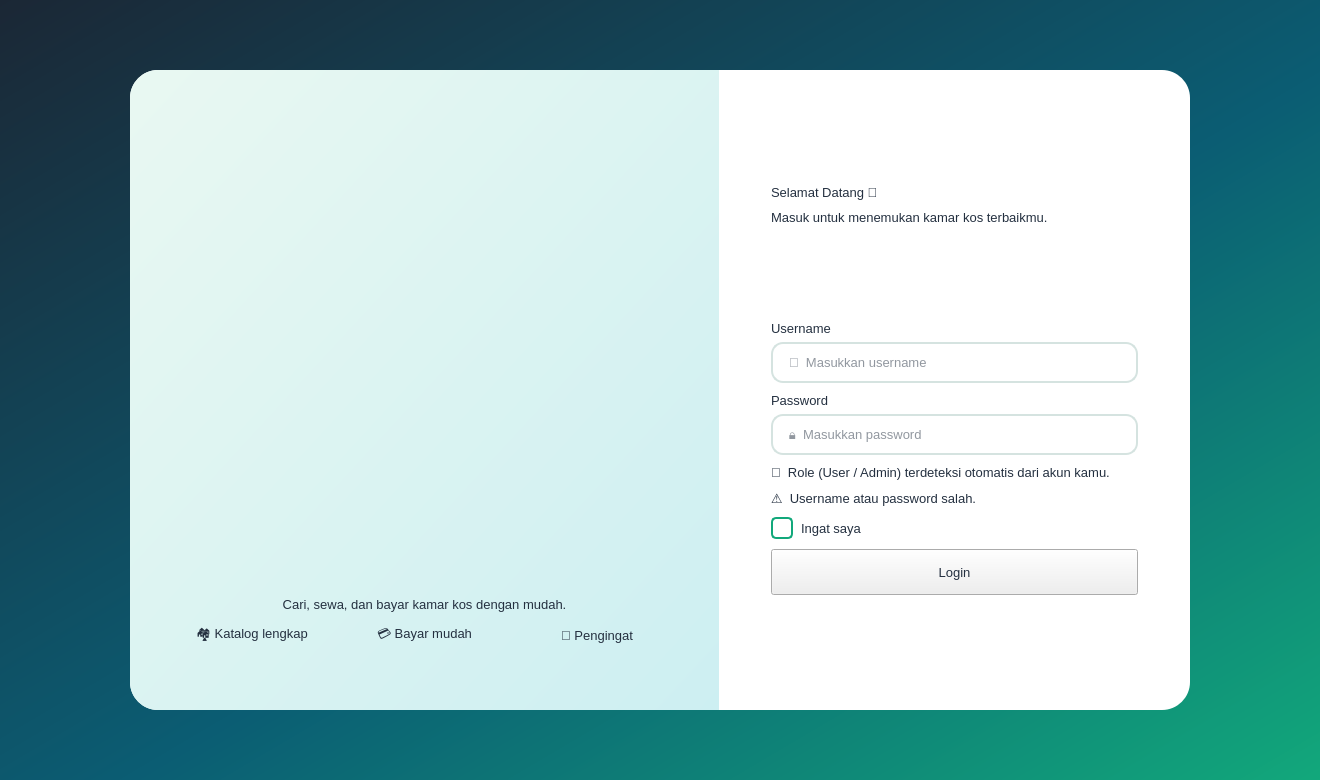
<?xml version="1.0" encoding="UTF-8"?>
<ui version="4.0">
 <class>Win_login</class>
 <widget class="QMainWindow" name="Win_login"><property name="geometry"><rect><x>0</x><y>0</y><width>1320</width><height>780</height></rect></property><property name="minimumSize"><size><width>1180</width><height>700</height></size></property><property name="windowTitle"><string>KOSTAY - Login</string></property><property name="styleSheet"><string notr="true">
* { font-family: 'Segoe UI', 'Inter', sans-serif; font-size: 10pt; color: #243040; }
QMainWindow, QWidget#centralwidget { background: #F4F8F7; }
QLabel { background: transparent; }
QCheckBox { background: transparent; spacing: 8px; }
QScrollArea { background: transparent; border: none; }

QFrame#loginShell { background: #FFFFFF; border-radius: 28px; }
QFrame#brandPanel { background: qlineargradient(x1:0,y1:0,x2:1,y2:1, stop:0 #E9F8F2, stop:1 #CDEFF2); border-top-left-radius: 28px; border-bottom-left-radius: 28px; }
QWidget#centralwidgetLogin { background: qlineargradient(x1:0,y1:0,x2:1,y2:1, stop:0 #1B2735, stop:0.55 #0B5D73, stop:1 #12A87B); }

QFrame#sidebarUser, QFrame#sidebarAdmin { background: qlineargradient(x1:0,y1:0,x2:0,y2:1, stop:0 #1B2735, stop:1 #0B5D73); }
QFrame#sidebarUser QLabel, QFrame#sidebarAdmin QLabel { color: #FFFFFF; }
QFrame#logoCard { background: #FFFFFF; border-radius: 18px; }
QLabel[role="roleBadge"] { background: #F7A823; color: #1B2735; border-radius: 10px; padding: 4px 12px; font-weight: 800; letter-spacing: 2px; }
QFrame#sidebarUser QLabel[role="roleBadge"], QFrame#sidebarAdmin QLabel[role="roleBadge"] { color: #1B2735; }
QLabel[role="menuHint"] { color: #9FC3CB; font-size: 9pt; }
QPushButton[nav="true"] { color: #CFE3E6; text-align: left; padding: 13px 18px; border: none; border-radius: 12px; font-weight: 600; background: transparent; }
QPushButton[nav="true"]:hover { background: rgba(255,255,255,0.10); color: #FFFFFF; }
QPushButton[nav="true"]:checked { background: qlineargradient(x1:0,y1:0,x2:1,y2:0, stop:0 #12A87B, stop:1 #2DBE7E); color: #FFFFFF; }
QPushButton[nav="logout"] { color: #FFD9A0; text-align: left; padding: 12px 18px; border: 1px solid rgba(247,168,35,0.7); border-radius: 12px; font-weight: 700; background: transparent; }
QPushButton[nav="logout"]:hover { background: #F7A823; color: #1B2735; }

QFrame[card="white"] { background: #FFFFFF; border: 1px solid #E1ECE9; border-radius: 18px; }
QFrame[card="mint"] { background: qlineargradient(x1:0,y1:0,x2:1,y2:1, stop:0 #E3F7EF, stop:1 #D2EEF3); border: none; border-radius: 18px; }
QFrame[card="green"] { background: qlineargradient(x1:0,y1:0,x2:1,y2:1, stop:0 #12A87B, stop:1 #2DBE7E); border-radius: 18px; }
QFrame[card="navy"] { background: qlineargradient(x1:0,y1:0,x2:1,y2:1, stop:0 #1B2735, stop:1 #0B5D73); border-radius: 18px; }
QFrame[card="orange"] { background: qlineargradient(x1:0,y1:0,x2:1,y2:1, stop:0 #F7A823, stop:1 #FFC857); border-radius: 18px; }
QFrame[card="teal"] { background: qlineargradient(x1:0,y1:0,x2:1,y2:1, stop:0 #0B5D73, stop:1 #12A87B); border-radius: 18px; }
QFrame[card="green"] QLabel, QFrame[card="navy"] QLabel, QFrame[card="teal"] QLabel { color: #FFFFFF; }
QFrame[card="orange"] QLabel { color: #1B2735; }

QLabel[role="title"] { font-size: 22pt; font-weight: 800; color: #1B2735; }
QLabel[role="subtitle"] { font-size: 10.5pt; color: #6B7B8C; }
QLabel[role="section"] { font-size: 13pt; font-weight: 700; color: #1B2735; }
QLabel[role="statlabel"] { font-size: 10pt; font-weight: 600; }
QLabel[role="statvalue"] { font-size: 22pt; font-weight: 800; }
QLabel[role="statsub"] { font-size: 9pt; }
QLabel[role="price"] { font-size: 14pt; font-weight: 800; color: #12A87B; }
QLabel[role="roomname"] { font-size: 12pt; font-weight: 700; color: #1B2735; }
QLabel[role="muted"] { color: #6B7B8C; }
QLabel[role="error"] { background: #FDECEC; color: #D64545; border-radius: 10px; padding: 8px 12px; font-weight: 600; }
QLabel[role="fieldlabel"] { font-weight: 600; color: #1B2735; }
QLabel[role="emoji"] { font-size: 40pt; }
QLabel[role="chip_mint"] { background: #DFF5EC; color: #0B6B55; border-radius: 12px; padding: 6px 12px; font-weight: 600; }
QLabel[role="chip_green"] { background: #12A87B; color: #FFFFFF; border-radius: 12px; padding: 5px 12px; font-weight: 700; }
QLabel[role="chip_orange"] { background: #FFF0D2; color: #A8680A; border-radius: 12px; padding: 5px 12px; font-weight: 700; }
QLabel[role="chip_navy"] { background: #E4EAF0; color: #1B2735; border-radius: 12px; padding: 5px 12px; font-weight: 700; }
QFrame[card="roomimg"] { background: qlineargradient(x1:0,y1:0,x2:1,y2:1, stop:0 #D9F3EA, stop:1 #BFE6EE); border-radius: 14px; border: none; }
QFrame[card="roomimg"] QLabel { color: #0B5D73; }

QPushButton[variant="primary"] { background: qlineargradient(x1:0,y1:0,x2:1,y2:0, stop:0 #0B5D73, stop:1 #12A87B); color: #FFFFFF; border: none; border-radius: 12px; padding: 11px 22px; font-weight: 700; }
QPushButton[variant="primary"]:hover { background: qlineargradient(x1:0,y1:0,x2:1,y2:0, stop:0 #0E7390, stop:1 #1FC490); }
QPushButton[variant="accent"] { background: #F7A823; color: #1B2735; border: none; border-radius: 12px; padding: 11px 22px; font-weight: 700; }
QPushButton[variant="accent"]:hover { background: #FFB93F; }
QPushButton[variant="danger"] { background: #FDECEC; color: #D64545; border: 1px solid #F5BCBC; border-radius: 12px; padding: 11px 22px; font-weight: 700; }
QPushButton[variant="danger"]:hover { background: #D64545; color: #FFFFFF; }
QPushButton[variant="ghost"] { background: transparent; color: #0B5D73; border: 1.5px solid #0B5D73; border-radius: 12px; padding: 10px 22px; font-weight: 700; }
QPushButton[variant="ghost"]:hover { background: #0B5D73; color: #FFFFFF; }
QPushButton[variant="link"] { background: transparent; color: #12A87B; border: none; font-weight: 700; }
QPushButton[variant="link"]:hover { color: #0B5D73; text-decoration: underline; }

QLineEdit, QComboBox, QSpinBox, QDateEdit, QTextEdit { background: #FFFFFF; border: 1.5px solid #D5E3E0; border-radius: 12px; padding: 10px 14px; selection-background-color: #12A87B; }
QLineEdit:focus, QComboBox:focus, QSpinBox:focus, QDateEdit:focus, QTextEdit:focus { border: 1.5px solid #12A87B; }
QComboBox::drop-down, QDateEdit::drop-down { border: none; width: 28px; }
QCheckBox::indicator { width: 18px; height: 18px; border-radius: 5px; border: 1.5px solid #12A87B; background: #FFFFFF; }
QCheckBox::indicator:checked { background: #12A87B; }

QTableWidget { background: #FFFFFF; border: 1px solid #E1ECE9; border-radius: 14px; gridline-color: transparent; alternate-background-color: #F4FAF8; selection-background-color: #D9F3EA; selection-color: #1B2735; }
QTableWidget::item { padding: 10px; border: none; }
QHeaderView::section { background: #1B2735; color: #FFFFFF; padding: 12px 10px; border: none; font-weight: 700; }
QListWidget { background: #FFFFFF; border: 1px solid #E1ECE9; border-radius: 14px; padding: 8px; }
QListWidget::item { padding: 14px; border-bottom: 1px solid #EEF3F2; border-radius: 10px; }
QListWidget::item:selected { background: #D9F3EA; color: #1B2735; }
QProgressBar { background: rgba(255,255,255,0.25); border: none; border-radius: 6px; }
QProgressBar::chunk { background: #F7A823; border-radius: 6px; }
QFrame[card="white"] QProgressBar { background: #E1ECE9; }
QFrame[card="white"] QProgressBar::chunk { background: #12A87B; }
QScrollBar:vertical { background: transparent; width: 10px; }
QScrollBar::handle:vertical { background: #BFD6D1; border-radius: 5px; min-height: 30px; }
QScrollBar::add-line:vertical, QScrollBar::sub-line:vertical { height: 0; }
</string></property>
<widget class="QWidget" name="centralwidget"><property name="login" stdset="0"><string>1</string></property><property name="styleSheet"><string notr="true">QWidget#centralwidget { background: qlineargradient(x1:0,y1:0,x2:1,y2:1, stop:0 #1B2735, stop:0.55 #0B5D73, stop:1 #12A87B); }</string></property><layout class="QHBoxLayout" name="lay28"><property name="spacing"><number>0</number></property><property name="leftMargin"><number>50</number></property><property name="topMargin"><number>40</number></property><property name="rightMargin"><number>50</number></property><property name="bottomMargin"><number>40</number></property><item>
<widget class="QFrame" name="loginShell"><property name="maximumSize"><size><width>1060</width><height>640</height></size></property><layout class="QHBoxLayout" name="lay27" stretch="5,4"><property name="spacing"><number>0</number></property><property name="leftMargin"><number>0</number></property><property name="topMargin"><number>0</number></property><property name="rightMargin"><number>0</number></property><property name="bottomMargin"><number>0</number></property><item>
<widget class="QFrame" name="brandPanel"><layout class="QVBoxLayout" name="lay16"><property name="spacing"><number>12</number></property><property name="leftMargin"><number>40</number></property><property name="topMargin"><number>30</number></property><property name="rightMargin"><number>40</number></property><property name="bottomMargin"><number>30</number></property><item><spacer name="sp1"><property name="orientation"><enum>Qt::Vertical</enum></property><property name="sizeHint" stdset="0"><size><width>20</width><height>10</height></size></property></spacer></item>
<item><layout class="QHBoxLayout" name="lay5"><property name="spacing"><number>10</number></property><property name="leftMargin"><number>0</number></property><property name="topMargin"><number>0</number></property><property name="rightMargin"><number>0</number></property><property name="bottomMargin"><number>0</number></property><item><spacer name="sp2"><property name="orientation"><enum>Qt::Horizontal</enum></property><property name="sizeHint" stdset="0"><size><width>10</width><height>20</height></size></property></spacer></item>
<item>
<widget class="QLabel" name="label3"><property name="pixmap"><pixmap>images/logo.png</pixmap></property><property name="scaledContents"><bool>true</bool></property><property name="minimumSize"><size><width>300</width><height>209</height></size></property><property name="maximumSize"><size><width>300</width><height>209</height></size></property><property name="text"><string></string></property></widget>
</item>
<item><spacer name="sp4"><property name="orientation"><enum>Qt::Horizontal</enum></property><property name="sizeHint" stdset="0"><size><width>10</width><height>20</height></size></property></spacer></item>
</layout></item>
<item><layout class="QHBoxLayout" name="lay9"><property name="spacing"><number>10</number></property><property name="leftMargin"><number>0</number></property><property name="topMargin"><number>0</number></property><property name="rightMargin"><number>0</number></property><property name="bottomMargin"><number>0</number></property><item><spacer name="sp6"><property name="orientation"><enum>Qt::Horizontal</enum></property><property name="sizeHint" stdset="0"><size><width>10</width><height>20</height></size></property></spacer></item>
<item>
<widget class="QLabel" name="label7"><property name="pixmap"><pixmap>images/mascot_2.png</pixmap></property><property name="scaledContents"><bool>true</bool></property><property name="minimumSize"><size><width>167</width><height>230</height></size></property><property name="maximumSize"><size><width>167</width><height>230</height></size></property><property name="text"><string></string></property></widget>
</item>
<item><spacer name="sp8"><property name="orientation"><enum>Qt::Horizontal</enum></property><property name="sizeHint" stdset="0"><size><width>10</width><height>20</height></size></property></spacer></item>
</layout></item>
<item>
<widget class="QLabel" name="label10"><property name="text"><string>Cari, sewa, dan bayar kamar kos dengan mudah.</string></property><property name="role" stdset="0"><string>section</string></property><property name="alignment"><set>Qt::AlignCenter</set></property><property name="wordWrap"><bool>true</bool></property></widget>
</item>
<item><layout class="QHBoxLayout" name="lay14"><property name="spacing"><number>8</number></property><property name="leftMargin"><number>0</number></property><property name="topMargin"><number>0</number></property><property name="rightMargin"><number>0</number></property><property name="bottomMargin"><number>0</number></property><item>
<widget class="QLabel" name="label11"><property name="text"><string>🏘️ Katalog lengkap</string></property><property name="role" stdset="0"><string>chip_mint</string></property><property name="alignment"><set>Qt::AlignCenter</set></property></widget>
</item>
<item>
<widget class="QLabel" name="label12"><property name="text"><string>💳 Bayar mudah</string></property><property name="role" stdset="0"><string>chip_mint</string></property><property name="alignment"><set>Qt::AlignCenter</set></property></widget>
</item>
<item>
<widget class="QLabel" name="label13"><property name="text"><string>🔔 Pengingat</string></property><property name="role" stdset="0"><string>chip_mint</string></property><property name="alignment"><set>Qt::AlignCenter</set></property></widget>
</item>
</layout></item>
<item><spacer name="sp15"><property name="orientation"><enum>Qt::Vertical</enum></property><property name="sizeHint" stdset="0"><size><width>20</width><height>10</height></size></property></spacer></item>
</layout></widget>
</item>
<item>
<widget class="QFrame" name="loginForm17"><layout class="QVBoxLayout" name="lay26"><property name="spacing"><number>10</number></property><property name="leftMargin"><number>52</number></property><property name="topMargin"><number>30</number></property><property name="rightMargin"><number>52</number></property><property name="bottomMargin"><number>30</number></property><item><spacer name="sp18"><property name="orientation"><enum>Qt::Vertical</enum></property><property name="sizeHint" stdset="0"><size><width>20</width><height>10</height></size></property></spacer></item>
<item>
<widget class="QLabel" name="lblWelcome"><property name="text"><string>Selamat Datang 👋</string></property><property name="role" stdset="0"><string>title</string></property></widget>
</item>
<item>
<widget class="QLabel" name="label19"><property name="text"><string>Masuk untuk menemukan kamar kos terbaikmu.</string></property><property name="role" stdset="0"><string>subtitle</string></property></widget>
</item>
<item><spacer name="sp20"><property name="orientation"><enum>Qt::Vertical</enum></property><property name="sizeHint" stdset="0"><size><width>20</width><height>8</height></size></property></spacer></item>
<item><layout class="QVBoxLayout" name="lay22"><property name="spacing"><number>6</number></property><property name="leftMargin"><number>0</number></property><property name="topMargin"><number>0</number></property><property name="rightMargin"><number>0</number></property><property name="bottomMargin"><number>0</number></property><item>
<widget class="QLabel" name="label21"><property name="text"><string>Username</string></property><property name="role" stdset="0"><string>fieldlabel</string></property></widget>
</item>
<item>
<widget class="QLineEdit" name="txtUsername"><property name="placeholderText"><string>👤  Masukkan username</string></property></widget>
</item>
</layout></item>
<item><layout class="QVBoxLayout" name="lay24"><property name="spacing"><number>6</number></property><property name="leftMargin"><number>0</number></property><property name="topMargin"><number>0</number></property><property name="rightMargin"><number>0</number></property><property name="bottomMargin"><number>0</number></property><item>
<widget class="QLabel" name="label23"><property name="text"><string>Password</string></property><property name="role" stdset="0"><string>fieldlabel</string></property></widget>
</item>
<item>
<widget class="QLineEdit" name="txtPassword"><property name="placeholderText"><string>🔒  Masukkan password</string></property><property name="echoMode"><enum>QLineEdit::Password</enum></property></widget>
</item>
</layout></item>
<item>
<widget class="QLabel" name="lblRoleHint"><property name="text"><string>🔐  Role (User / Admin) terdeteksi otomatis dari akun kamu.</string></property><property name="role" stdset="0"><string>muted</string></property></widget>
</item>
<item>
<widget class="QLabel" name="lblError"><property name="text"><string>⚠️  Username atau password salah.</string></property><property name="role" stdset="0"><string>error</string></property><property name="visible"><bool>false</bool></property></widget>
</item>
<item>
<widget class="QCheckBox" name="chkRemember"><property name="text"><string>Ingat saya</string></property></widget>
</item>
<item>
<widget class="QPushButton" name="btnLogin"><property name="text"><string>Login</string></property><property name="cursor"><cursorShape>PointingHandCursor</cursorShape></property><property name="variant" stdset="0"><string>primary</string></property><property name="minimumSize"><size><width>0</width><height>46</height></size></property></widget>
</item>
<item><spacer name="sp25"><property name="orientation"><enum>Qt::Vertical</enum></property><property name="sizeHint" stdset="0"><size><width>20</width><height>10</height></size></property></spacer></item>
</layout></widget>
</item>
</layout></widget>
</item>
</layout></widget>
</widget>
 <resources/>
 <connections/>
</ui>
